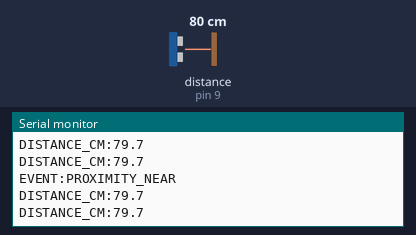
Recording of a sketch running on a simulated Arduino Uno, built with avr-gcc and run on an emulated ATmega328P. On the bench: the last lines printed to the serial monitor. Wiring (inferred from the names in the program): ultrasonic range finder: trigger pin 8; echo pin 9. Inputs (shaded band) come from the test bench; at power-on: distance to the obstacle (sensor on pin 9) 80 cm. The echo pulse lasts 58.3 µs per cm.

Above: at 1.2 s.
1.3 s: distance to the obstacle (sensor on pin 9) set to 2 cm
At 1.68 s:
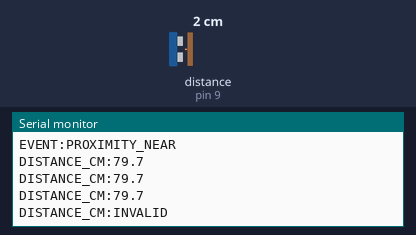
3.5 s: distance to the obstacle (sensor on pin 9) set to 250 cm
At 3.71 s:
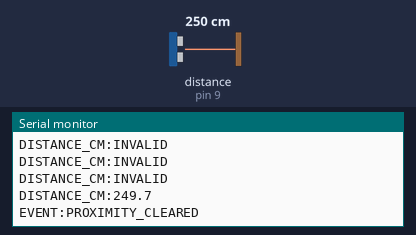
Timing chart, 0 to 6.5 s (numbered marks = the images above; inputs shaded):
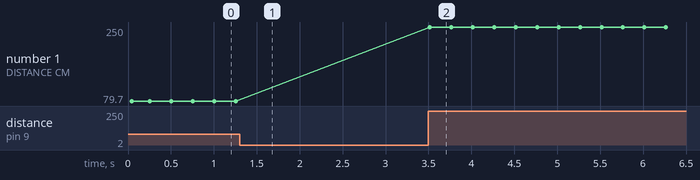

Measured:
- after the input at 1.3 s, the serial monitor: prints a new line after 0.20 s (image 1)
- after the input at 3.5 s, the serial monitor: prints a new line at once (image 2)
- plotted number 1: 79.7 → 249.7 after the input at 3.5 s

The sketch:

ultrasonic_test.ino
```cpp
#include <ultrasonic.h>

// Standalone JSN-SR04T test only. Confirm the sensor revision and inspect the
// repaired wiring before powering the circuit.
constexpr uint8_t ULTRASONIC_TRIGGER_PIN = 8;
constexpr uint8_t ULTRASONIC_ECHO_PIN = 9;

UltrasonicSensor ultrasonic(
    ULTRASONIC_TRIGGER_PIN,
    ULTRASONIC_ECHO_PIN,
    250UL,   // Measurement interval (ms)
    100.0f,  // Near threshold (cm)
    130.0f,  // Clear threshold (cm)
    3        // Consecutive valid near readings required
);

void setup() {
  Serial.begin(9600);
  ultrasonic.begin();
  Serial.println(F("[ULTRASONIC TEST] JSN-SR04T initialized"));
}

void loop() {
  ultrasonic.update();
}
```
